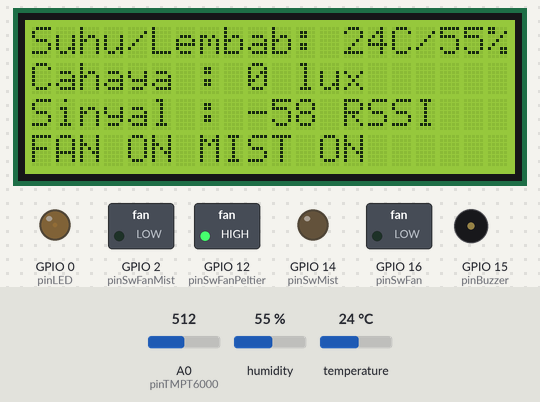
Recording of a program running on a simulated ESP8266 (Wemos D1 mini). Parts: 20×4 character LCD, switched loads named in the program (green lamp = pin HIGH), output pins drawn as LEDs (lit = HIGH), buzzer (waves = sounding). The test bench sets the inputs (shaded band); at power-on: humidity 55 %, A0 (pinTMPT6000) = 512, temperature 24 °C. WiFi joins after 1.5 s; servers stay silent unless stated; what the program prints to the serial monitor is not drawn.

Above: at 5.0 s.
5.1 s: humidity set to 88 %
At 7.9 s:
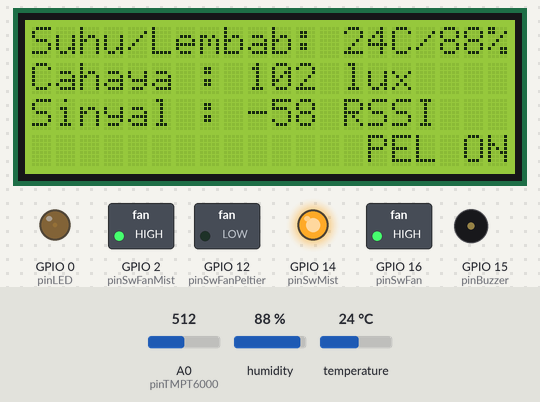
9.8 s: humidity set to 22 %
At 15.9 s:
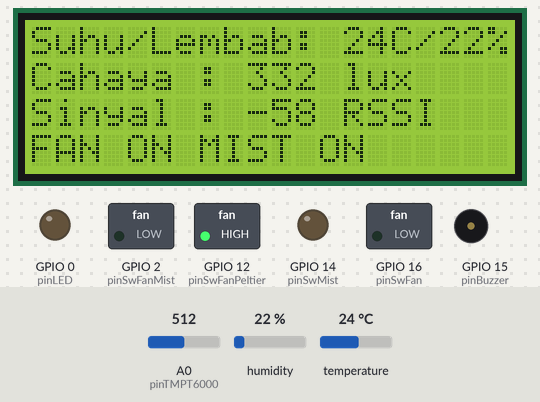
16.7 s: A0 (pinTMPT6000) set to 610
At 18.0 s:
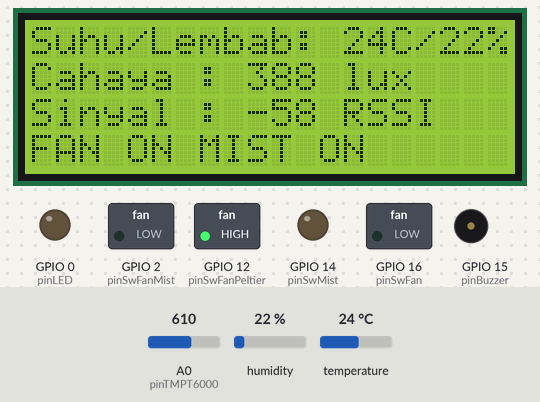
19.7 s: A0 (pinTMPT6000) set to 511
At 22.6 s:
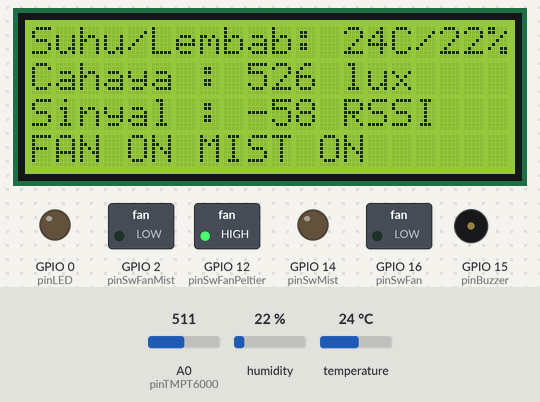
22.7 s: temperature set to 12 °C
At 25.1 s:
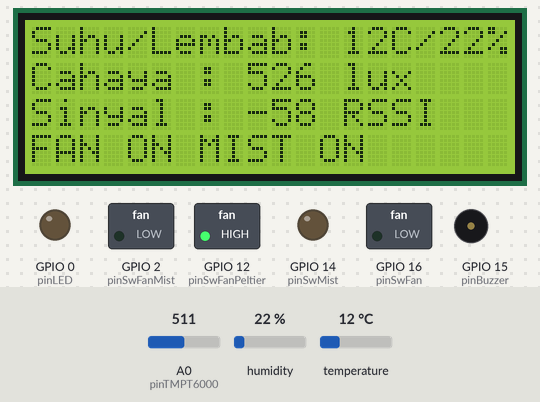
25.4 s: A0 (pinTMPT6000) set to 306
At 33.9 s:
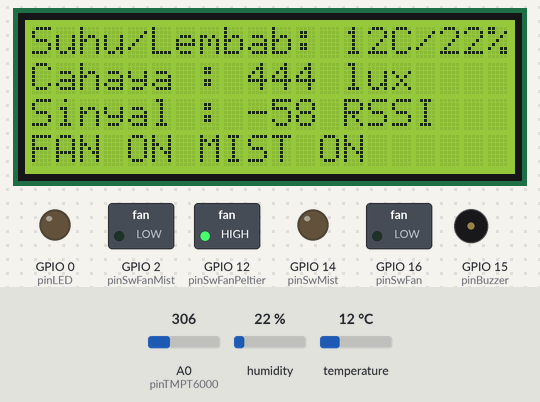
Timing chart, 0 to 45.2 s (numbered marks = the images above; inputs shaded):
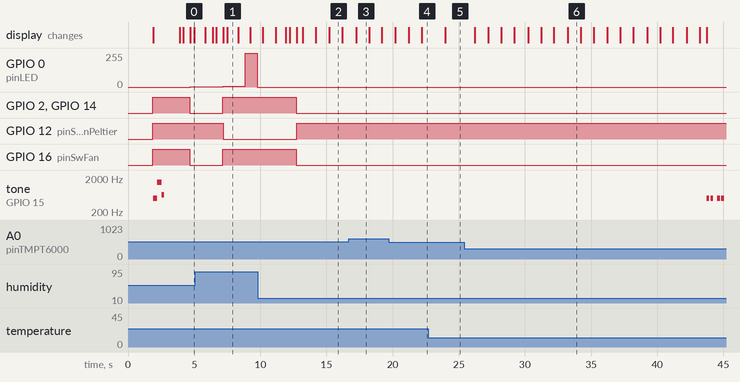

The program:

main.cpp
```cpp
// definisi Blynk ID
#define BLYNK_TEMPLATE_ID "TMPLPOHPg5FZ"
#define BLYNK_DEVICE_NAME "SmartKumbung IoT"
#define BLYNK_AUTH_TOKEN "1mPa2OkBTkMPrFMjzWSl9zSi96z_FjGC"

// definisi Blynk Serial untuk kepentingan debugging
#define BLYNK_PRINT Serial
#define APP_DEBUG

// inisialisasi library yang digunakan
#include <Arduino.h>
#include <DHT.h>
#include <ESP8266WiFi.h>
#include <BlynkSimpleEsp8266.h>
#include <LiquidCrystal_I2C.h>

// info login jaringan dan server blynk
char auth[] = BLYNK_AUTH_TOKEN;
char ssid[] = "vivo1820";
char password[] = "sinta123";

// definisi pin wemos yang digunakan
#define pinDHT 13 // D7
#define pinTMPT6000 A0
#define pinSwFan 16        // D2
#define pinSwFanMist 2     // D9
#define pinSwMist 14       // D5
#define pinSwFanPeltier 12 // D6
#define pinSwPeltier 12    // D12
#define pinLED 0           // D8
#define pinBuzzer 15       // D10

// definisi virtual pin blynk yang digunakan
#define vPinSuhu V0
#define vPinKelembapan V1
#define vPinLedStatsFan V2
#define vPinLedStatMist V3
#define vPinBSuhu V4
#define vPinBKelembapan V5
#define vPinBBIntensCahayaMin V6
#define vPinIntensitasCahaya V7
#define vPinPeltierStat V8

// inisialisasi beberapa variabel yang digunakan
BlynkTimer timer;
DHT dht(pinDHT, DHT11);
LiquidCrystal_I2C lcd(0x27, 20, 4);

WidgetLED fanStats(vPinLedStatsFan);
WidgetLED mistStats(vPinLedStatMist);
WidgetLED peltStats(vPinPeltierStat);

int suhu, kelembapan, intensitasCahaya, kualitasSinyal;
int batasSuhu = 27;
int batasKelembapan = 80;
int batasBawahNilaiCahaya = 200;
int batasAtasNilaiCahaya = 600;
int nilaiPWM = 0;
int kecerahan;
int triggerBuzzer = 0;
int counterBuzzer = 0;
unsigned long waktuBerjalan, waktuBerjalanBlynk;
unsigned long waktuSebelum, waktuSebelumBlynk;
const unsigned long waktuJeda = 250;
const unsigned long waktuJedaBlynk = 50;

const int numReadings = 20;

int readings[numReadings]; // the readings from the analog input
int readIndex = 0;         // the index of the current reading
int total = 0;             // the running total

int inputPin = pinTMPT6000;

void nadaWarning()
{
  tone(pinBuzzer, 500, 200);
  delay(300);
  tone(pinBuzzer, 500, 200);
  delay(500);
  tone(pinBuzzer, 500, 200);
  delay(300);
  tone(pinBuzzer, 500, 200);
  delay(500);
  tone(pinBuzzer, 500, 200);
  delay(300);
  tone(pinBuzzer, 500, 200);
  delay(500);
  noTone(pinBuzzer);
}

void nadaStartup()
{
  tone(pinBuzzer, 500, 300);
  delay(300);
  tone(pinBuzzer, 1500, 350);
  delay(350);
  tone(pinBuzzer, 650, 200);
  delay(300);
  noTone(pinBuzzer);
}

void displayStartup()
{
  lcd.setCursor(2, 1);
  lcd.print("SMART KUMBUNG IOT");
  lcd.setCursor(5, 2);
  lcd.print("Kelompok D");
}

// fungsi kipas nyala
void fanOn()
{
  digitalWrite(pinSwFan, LOW);
  fanStats.on();
  Serial.println("Kipas On");
  lcd.setCursor(0, 3);
  lcd.print("FAN ON");
}

// fungsi kipas mati
void fanOff()
{
  digitalWrite(pinSwFan, HIGH);
  fanStats.off();
  Serial.println("Kipas Off");
  lcd.setCursor(0, 3);
  lcd.print("      ");
}

// fungsi mist maker nyala
void mistOn()
{
  digitalWrite(pinSwFanMist, LOW);
  digitalWrite(pinSwMist, LOW);
  mistStats.on();
  Serial.println("Mist Maker On");
  lcd.setCursor(7, 3);
  lcd.print("MIST ON");
}

// fungsi mist maker mati
void mistOff()
{
  digitalWrite(pinSwFanMist, HIGH);
  digitalWrite(pinSwMist, HIGH);
  Serial.println("Mist Maker Off");
  mistStats.off();
  lcd.setCursor(7, 3);
  lcd.print("       ");
}

// fungsi peltier nyala
void peltOn()
{
  peltStats.on();
  digitalWrite(pinSwFanPeltier, LOW);
  digitalWrite(pinSwPeltier, LOW);
  Serial.println("Peltier On");
  lcd.setCursor(14, 3);
  lcd.print("PEL ON");
}

// fungsi peltier mati
void peltOff()
{
  peltStats.off();
  digitalWrite(pinSwPeltier, HIGH);
  digitalWrite(pinSwFanPeltier, HIGH);
  Serial.println("Peltier Off");
  lcd.setCursor(14, 3);
  lcd.print("      ");
}

// fungsi kirim data ke server blynk
void sendSensorData()
{
  // dapatkan data suhu dan kelembapan
  suhu = dht.readTemperature();
  kelembapan = dht.readHumidity();
  Blynk.virtualWrite(vPinSuhu, suhu);
  Blynk.virtualWrite(vPinKelembapan, kelembapan);
  Serial.print("% Temperature: ");
  Serial.print(suhu);
  Serial.println(" C");
  Serial.print("% Kelembaban: ");
  Serial.print(kelembapan);
  Serial.println(" %");
  lcd.setCursor(0, 0);
  lcd.print("Suhu/Lembab: ");
  lcd.print(suhu);
  lcd.print("C ");
  lcd.setCursor(16, 0);
  lcd.print("/");
  lcd.setCursor(17, 0);
  lcd.print(kelembapan);
  lcd.print("%");
  delay(250);

  // dapatkan data kualitas sinyal
  kualitasSinyal = WiFi.RSSI();
  lcd.setCursor(0, 2);
  lcd.print("Sinyal : ");
  lcd.print(kualitasSinyal);
  lcd.print(" RSSI");

  // tampilkan nilai intensitas cahaya
  Blynk.virtualWrite(vPinIntensitasCahaya, intensitasCahaya);
  Serial.print("% Intensitas Cahaya: ");
  Serial.print(intensitasCahaya);
  Serial.println(" lux");
  lcd.setCursor(0, 1);
  lcd.print("Cahaya : ");
  lcd.print(intensitasCahaya);
  lcd.print(" lux");
  Serial.print("% Nilai PWM: ");
  Serial.println(nilaiPWM);
  delay(250);

  // tampilkan nilai variabel lain ke serial monitor untuk debugging
  Serial.print("+ Batas Temperature: ");
  Serial.print(batasSuhu);
  Serial.println(" C");
  delay(250);
  Serial.print("+ Batas Kelembaban: ");
  Serial.print(batasKelembapan);
  Serial.println(" %");

  // desicion making ketika suhu diatas batas
  if (suhu > batasSuhu && kelembapan > batasKelembapan)
  {
    peltOn();
    fanOff();
    mistOff();
    counterBuzzer++;
    if (counterBuzzer > 40)
    {
      triggerBuzzer = 1;
      counterBuzzer = 0;
    }
    else
    {
      triggerBuzzer = 0;
    }
  }
  else if (suhu < batasSuhu && kelembapan < batasKelembapan)
  {
    fanOn();
    mistOn();
    peltOff();
    counterBuzzer++;
    if (counterBuzzer > 40)
    {
      triggerBuzzer = 1;
      counterBuzzer = 0;
    }
    else
    {
      triggerBuzzer = 0;
    }
  }
  else if (suhu < batasSuhu && kelembapan > batasKelembapan)
  {
    fanOff();
    mistOff();
    peltOn();
    counterBuzzer++;
    if (counterBuzzer > 40)
    {
      triggerBuzzer = 1;
      counterBuzzer = 0;
    }
    else
    {
      triggerBuzzer = 0;
    }
  }
  else if (suhu > batasSuhu && kelembapan < batasKelembapan)
  {
    fanOff();
    mistOff();
    peltOn();
    counterBuzzer++;
    if (counterBuzzer > 40)
    {
      triggerBuzzer = 1;
      counterBuzzer = 0;
    }
    else
    {
      triggerBuzzer = 0;
    }
  }
  else if (suhu == batasSuhu && kelembapan == batasKelembapan)
  {
    fanOff();
    mistOff();
    peltOff();
    counterBuzzer++;
    if (counterBuzzer > 40)
    {
      triggerBuzzer = 1;
      counterBuzzer = 0;
    }
    else
    {
      triggerBuzzer = 0;
    }
  }
  else if (suhu > batasSuhu)
  {
    peltOn();
    fanOff();
    mistOff();
  }
  else if (suhu < batasSuhu)
  {
    fanOn();
    peltOff();
    mistOff();
  }
  else if (kelembapan > batasKelembapan)
  {
    peltOn();
    fanOff();
    mistOff();
  }
  else if (kelembapan < batasKelembapan)
  {
    mistOn();
    peltOff();
    fanOff();
  }
}

// dapatkan input batas kelembapan dari blynk
BLYNK_WRITE(vPinBKelembapan)
{
  batasKelembapan = param.asInt();
}
// dapatkan input batas suhu dari blynk
BLYNK_WRITE(vPinBSuhu)
{
  batasSuhu = param.asInt();
}
// dapatkan input batas bawah intensitas cahaya dari blynk
BLYNK_WRITE(vPinBBIntensCahayaMin)
{
  batasBawahNilaiCahaya = param.asInt();
}

void setup()
{
  // put your setup code here, to run once:
  Serial.begin(115200);
  dht.begin();
  lcd.init();
  lcd.backlight();
  Blynk.begin(auth, ssid, password);

  // Setup a function to be called every second
  timer.setInterval(1000L, sendSensorData);
  pinMode(pinSwFan, OUTPUT);
  pinMode(pinSwFanMist, OUTPUT);
  pinMode(pinSwMist, OUTPUT);
  pinMode(pinSwPeltier, OUTPUT);
  pinMode(pinLED, OUTPUT);
  pinMode(pinBuzzer, OUTPUT);
  digitalWrite(pinSwFan, HIGH);
  digitalWrite(pinSwFanMist, HIGH);
  digitalWrite(pinSwMist, HIGH);
  digitalWrite(pinSwPeltier, HIGH);

  lcd.clear();
  displayStartup();
  nadaStartup();
  delay(1000);
  lcd.clear();

  // initialize all the readings to 0:
  for (int thisReading = 0; thisReading < numReadings; thisReading++)
  {
    readings[thisReading] = 0;
  }
}

void loop()
{
  // put your main code here, to run repeatedly:

  waktuBerjalan = millis();
  waktuBerjalanBlynk = millis();

  if (waktuBerjalanBlynk - waktuSebelumBlynk >= waktuJedaBlynk)
  {
    Blynk.run();
    timer.run();
    waktuSebelumBlynk = waktuBerjalanBlynk;
  }

  if (waktuBerjalan - waktuSebelum >= waktuJeda)
  {
    // dapatkan data intensitas cahaya
    // subtract the last reading:
    total = total - readings[readIndex];
    // read from the sensor:
    readings[readIndex] = analogRead(inputPin);
    // add the reading to the total:
    total = total + readings[readIndex];
    // advance to the next position in the array:
    readIndex = readIndex + 1;

    // if we're at the end of the array...
    if (readIndex >= numReadings)
    {
      // ...wrap around to the beginning:
      readIndex = 0;
    }

    // calculate the average:
    intensitasCahaya = total / numReadings;
    waktuSebelum = waktuBerjalan;
  }

  // desicion making nilai cahaya
  if (intensitasCahaya < batasBawahNilaiCahaya)
  {
    nilaiPWM++;
    if (nilaiPWM >= 255)
    {
      nilaiPWM = 255;
    }
  }
  else if (intensitasCahaya > batasBawahNilaiCahaya)
  {
    nilaiPWM--;
    if (nilaiPWM <= 0)
    {
      nilaiPWM = 0;
    }
  }

  // tulis nilai PWM ke LED
  analogWrite(pinLED, nilaiPWM);
  kecerahan = (nilaiPWM / 255) * 100;

  if (triggerBuzzer == 1)
  {
    lcd.clear();
    lcd.setCursor(2,2);
    lcd.print("Limit Aktuator!");
    nadaWarning();
    lcd.clear();
  }
  else
  {
    noTone(pinBuzzer);
  }
}
```

Measured:
- after the input at 5.1 s, GPIO 2 (pinSwFanMist), GPIO 14 (pinSwMist), GPIO 16 (pinSwFan): LOW → HIGH after 2.1 s; GPIO 12 (pinSwFanPeltier): HIGH → LOW after 2.1 s
- after the input at 9.8 s, GPIO 2 (pinSwFanMist), GPIO 14 (pinSwMist), GPIO 16 (pinSwFan): HIGH → LOW after 2.9 s; GPIO 12 (pinSwFanPeltier): LOW → HIGH after 2.9 s
- after the input at 22.7 s, the display: changes after 1.3 s (image 5)
- by itself, GPIO 0 (pinLED): rises from 1/255 to 255/255 in 3.4 s, then falls to 0/255 in 0.90 s
- by itself, tone on GPIO 15 (pinBuzzer): plays 500 Hz for 0.20 s, 500 Hz for 0.20 s, 500 Hz for 0.20 s, 500 Hz for 0.20 s
- what the display in image 1 shows lasts 0.8 s, from 7.5 s to 8.3 s
- what the display in image 2 shows lasts 1.0 s, from 15.2 s to 16.2 s
